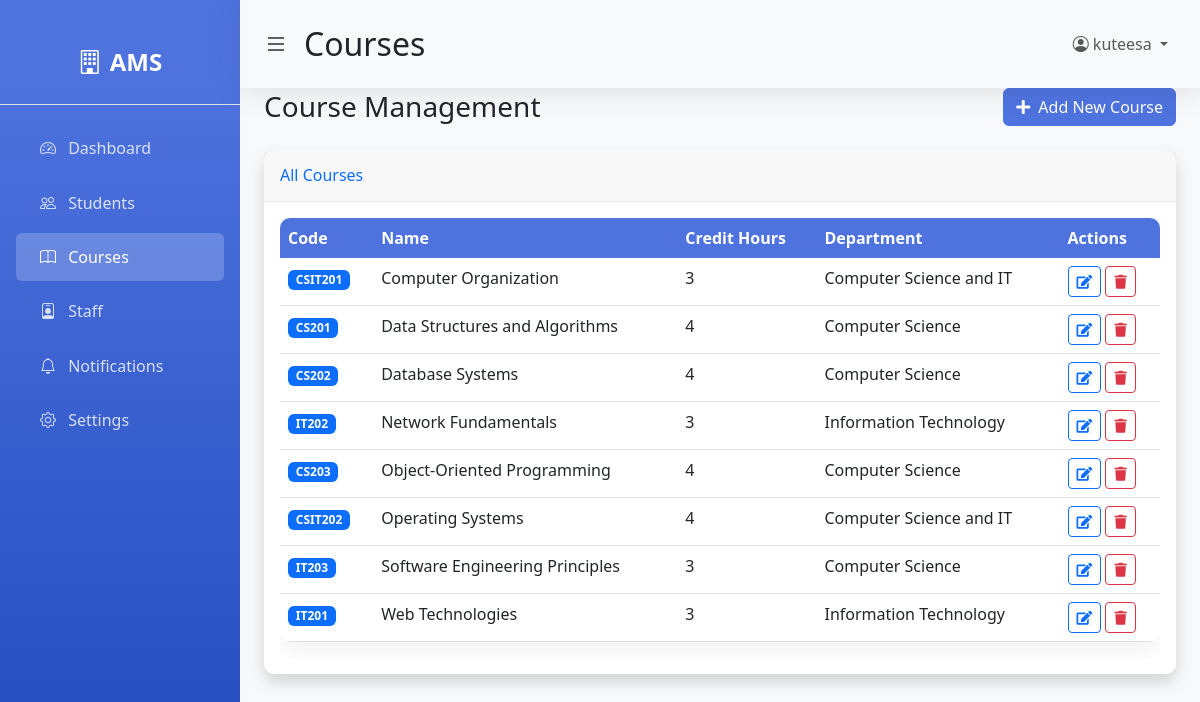
The app's page /courses.php (signed in) with its own data.
### tables this page shows
CREATE TABLE IF NOT EXISTS `courses` (
  `id` int NOT NULL AUTO_INCREMENT,
  `course_code` varchar(20) NOT NULL,
  `name` varchar(200) NOT NULL,
  `credit_hours` int NOT NULL,
  `department_id` int DEFAULT NULL,
  `description` text,
  `created_at` timestamp NULL DEFAULT CURRENT_TIMESTAMP,
  `updated_at` timestamp NULL DEFAULT CURRENT_TIMESTAMP ON UPDATE CURRENT_TIMESTAMP,
  PRIMARY KEY (`id`),
  UNIQUE KEY `course_code` (`course_code`),
  KEY `department_id` (`department_id`)
);

CREATE TABLE IF NOT EXISTS `departments` (
  `id` int NOT NULL AUTO_INCREMENT,
  `name` varchar(100) NOT NULL,
  `code` varchar(10) NOT NULL,
  `description` text,
  `created_at` timestamp NULL DEFAULT CURRENT_TIMESTAMP,
  PRIMARY KEY (`id`),
  UNIQUE KEY `code` (`code`)
);

### courses.php (the view, shortened to what this page needs)
<?php
$database = new Database();
$pdo = $database->getConnection();
$courses_stmt = $pdo->query("SELECT c.*, d.name as department_name FROM courses c LEFT JOIN departments d ON c.department_id = d.id ORDER BY c.name");
$courses = $courses_stmt->fetchAll();
?>
<!DOCTYPE html>
<html lang="en">
<head>
    <link href="https://cdn.jsdelivr.net/npm/bootstrap@5.3.0/dist/css/bootstrap.min.css" rel="stylesheet">
    <link rel="stylesheet" href="https://cdn.jsdelivr.net/npm/bootstrap-icons@1.10.0/font/bootstrap-icons.css">
    <link rel="stylesheet" href="https://cdnjs.cloudflare.com/ajax/libs/font-awesome/5.15.3/css/all.min.css">
    <link rel="stylesheet" href="assets/css/style.css">
</head>
<body>
    <div class="d-flex" id="wrapper">
        <div class="sidebar" id="sidebar-wrapper">
            <div class="sidebar-heading text-center py-4 fs-4 fw-bold text-uppercase border-bottom"><i class="bi bi-building me-2"></i>AMS</div>
            <div class="list-group list-group-flush my-3">
                <a href="dashboard.php" class="nav-link"><i class="bi bi-speedometer2"></i> Dashboard</a>
                <a href="students.php" class="nav-link"><i class="bi bi-people"></i> Students</a>
                <a href="courses.php" class="nav-link active"><i class="bi bi-book"></i> Courses</a>
                <a href="staff.php" class="nav-link"><i class="bi bi-person-badge"></i> Staff</a>
                <a href="notifications.php" class="nav-link"><i class="bi bi-bell"></i> Notifications</a>
                <a href="profile.php" class="nav-link"><i class="bi bi-gear"></i> Settings</a>
            </div>
        </div>
        <div id="page-content-wrapper">
            <nav class="navbar navbar-expand-lg navbar-light bg-transparent py-4 px-4">
                <div class="d-flex align-items-center">
                    <i class="bi bi-list fs-4 me-3" id="menu-toggle"></i>
                    <h2 class="fs-2 m-0">Courses</h2>
                </div>
                <div class="collapse navbar-collapse" id="navbarSupportedContent">
                    <ul class="navbar-nav ms-auto mb-2 mb-lg-0">
                        <li class="nav-item dropdown">
                            <a class="nav-link dropdown-toggle" href="#" id="navbarDropdown" role="button" data-bs-toggle="dropdown">
                                <i class="bi bi-person-circle"></i> <?php echo htmlspecialchars($_SESSION["username"]); ?>
                            </a>
                        </li>
                    </ul>
                </div>
            </nav>
            <div class="container-fluid px-4">
                <div class="d-flex justify-content-between align-items-center mb-4">
                    <h1 class="h3 mb-0">Course Management</h1>
                    <button class="btn btn-primary" data-bs-toggle="modal" data-bs-target="#courseModal"><i class="fas fa-plus me-2"></i>Add New Course</button>
                </div>
                <div class="card shadow mb-4">
                    <div class="card-header py-3"><h6 class="m-0 font-weight-bold text-primary">All Courses</h6></div>
                    <div class="card-body">
                        <div class="table-responsive">
                            <table class="table table-hover" id="coursesTable">
                                <thead class="table-dark">
                                    <tr><th>Code</th><th>Name</th><th>Credit Hours</th><th>Department</th><th>Actions</th></tr>
                                </thead>
                                <tbody>
                                    <?php foreach ($courses as $course): ?>
                                    <tr>
                                        <td><span class="badge bg-primary"><?php echo htmlspecialchars($course['course_code']); ?></span></td>
                                        <td><?php echo htmlspecialchars($course['name']); ?></td>
                                        <td><?php echo htmlspecialchars($course['credit_hours']); ?></td>
                                        <td><?php echo htmlspecialchars($course['department_name'] ?? 'N/A'); ?></td>
                                        <td>
                                            <button class="btn btn-sm btn-outline-primary edit-btn" data-id="<?php echo $course['id']; ?>" data-bs-toggle="modal" data-bs-target="#courseModal"><i class="fas fa-edit"></i></button>
                                            <button class="btn btn-sm btn-outline-danger delete-btn" data-id="<?php echo $course['id']; ?>" data-name="<?php echo htmlspecialchars($course['name']); ?>"><i class="fas fa-trash"></i></button>
                                        </td>
                                    </tr>
                                    <?php endforeach; ?>
                                </tbody>
                            </table>
                        </div>
                    </div>
                </div>
            </div>
        </div>
    </div>
</body>
</html>

### assets/css/style.css (style rules this page uses)
body { font-family: 'Segoe UI', Tahoma, Geneva, Verdana, sans-serif; background-color: #f8f9fa; }
.card { border: none; border-radius: 10px; box-shadow: 0 0.15rem 1.75rem 0 rgba(58, 59, 69, 0.15); transition: transform 0.3s ease, box-shadow 0.3s ease; }
.card-header { font-weight: 600; border-bottom: 1px solid rgba(0, 0, 0, 0.05); }
.navbar { box-shadow: 0 0.15rem 1.75rem 0 rgba(58, 59, 69, 0.15); }
.btn-primary { background-color: #4e73df; border-color: #4e73df; }
.table { background-color: #fff; border-radius: 10px; overflow: hidden; box-shadow: 0 0.15rem 1.75rem 0 rgba(58, 59, 69, 0.1); }
.table thead th { background-color: #4e73df; color: #fff; border: none; font-weight: 600; }
.sidebar { min-height: calc(100vh - 56px); background: #4e73df; background: linear-gradient(180deg, #4e73df 10%, #224abe 100%); color: #fff; padding: 20px 0; }
.sidebar .nav-link { color: rgba(255, 255, 255, 0.8); padding: 0.75rem 1.5rem; margin: 0.2rem 1rem; border-radius: 0.35rem; transition: all 0.3s; }
.sidebar .nav-link.active { color: #fff; background-color: rgba(255, 255, 255, 0.2); }
.sidebar .nav-link i { margin-right: 0.5rem; }
#wrapper { overflow-x: hidden; }
#sidebar-wrapper { min-height: 100vh; margin-left: -15rem; transition: margin 0.25s ease-out; }
#sidebar-wrapper .sidebar-heading { padding: 0.875rem 1.25rem; font-size: 1.2rem; }
#sidebar-wrapper .list-group { width: 15rem; }
#page-content-wrapper { min-width: 100vw; }
#menu-toggle { cursor: pointer; }
@media (min-width: 768px) { #sidebar-wrapper { margin-left: 0; } }
@media (min-width: 768px) { #page-content-wrapper { min-width: 0; width: 100%; } }

### records on screen
courses: course_code "CSIT201", name "Computer Organization", credit_hours "3", department.name "Computer Science and IT"
courses: course_code "CS201", name "Data Structures and Algorithms", credit_hours "4", department.name "Computer Science"
courses: course_code "CS202", name "Database Systems", credit_hours "4", department.name "Computer Science"
courses: course_code "IT202", name "Network Fundamentals", credit_hours "3", department.name "Information Technology"
courses: course_code "CS203", name "Object-Oriented Programming", credit_hours "4", department.name "Computer Science"
courses: course_code "CSIT202", name "Operating Systems", credit_hours "4", department.name "Computer Science and IT"
courses: course_code "IT203", name "Software Engineering Principles", credit_hours "3", department.name "Computer Science"
courses: course_code "IT201", name "Web Technologies", credit_hours "3", department.name "Information Technology"

### other values on screen
$_SESSION["username"] "kuteesa"
